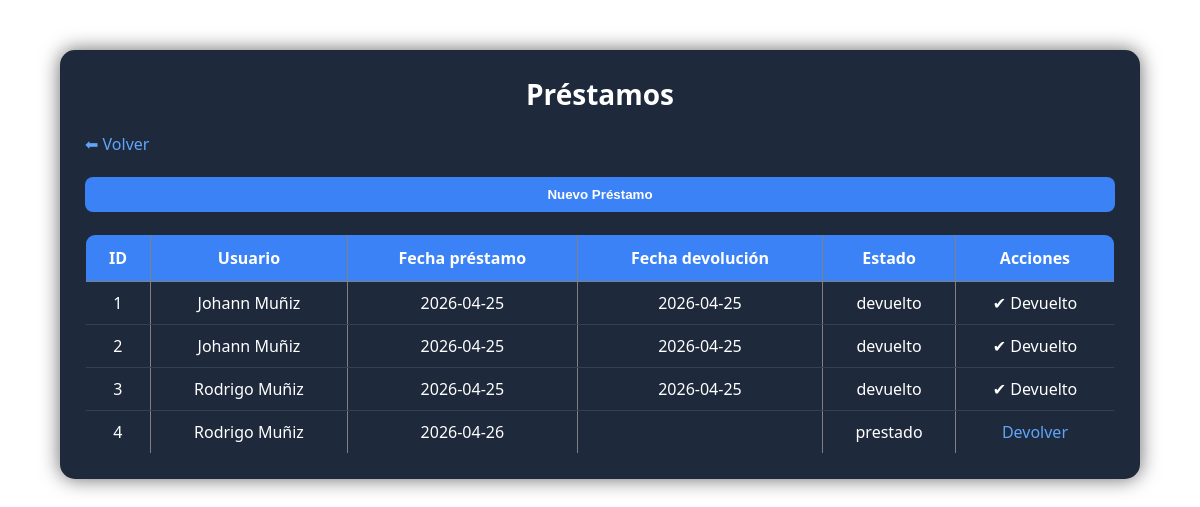
Screenshot of /views/prestamos.php (signed in) with the database file from the repository.
### tables this page shows
CREATE TABLE `prestamos` (
  `id` int(11) NOT NULL,
  `id_usuario` int(11) DEFAULT NULL,
  `fecha_prestamo` date NOT NULL,
  `fecha_devolucion` date DEFAULT NULL,
  `estado` enum('prestado','devuelto') DEFAULT 'prestado'
);

CREATE TABLE `usuarios` (
  `id` int(11) NOT NULL,
  `nombre` varchar(100) NOT NULL,
  `correo` varchar(100) NOT NULL,
  `password` varchar(255) NOT NULL,
  `rol` enum('usuario','encargado') NOT NULL
);

### views/prestamos.php (the view, shortened to what this page needs)
<?php
include("../config/db.php");
$sql = "SELECT prestamos.*, usuarios.nombre
        FROM prestamos
        JOIN usuarios ON prestamos.id_usuario = usuarios.id";
$result = $conn->query($sql);
?>
<!DOCTYPE html>
<html>
<head>
    <link rel="stylesheet" href="http://localhost/biblioteca/css/styles.css?v=3">
</head>
<body class="login-body7">
<div class="login-container" style="width:90%;">
    <h2>Préstamos</h2>
    <a href="dashboard.php">⬅ Volver</a>
    <br><br>
    <button onclick="window.location.href='agregar_prestamo.php'">Nuevo Préstamo</button>
    <br><br>
    <table border="1" width="100%">
        <tr>
            <th>ID</th>
            <th>Usuario</th>
            <th>Fecha préstamo</th>
            <th>Fecha devolución</th>
            <th>Estado</th>
            <th>Acciones</th>
        </tr>
        <?php while($row = $result->fetch_assoc()): ?>
        <tr>
            <td><?php echo $row['id']; ?></td>
            <td><?php echo $row['nombre']; ?></td>
            <td><?php echo $row['fecha_prestamo']; ?></td>
            <td><?php echo $row['fecha_devolucion']; ?></td>
            <td><?php echo $row['estado']; ?></td>
            <td>
                <?php if($row['estado'] == 'prestado'): ?>
                    <a href="../php/devolver.php?id=<?php echo $row['id']; ?>">Devolver</a>
                <?php else: ?>
                    ✔ Devuelto
                <?php endif; ?>
            </td>
        </tr>
        <?php endwhile; ?>
    </table>
</div>
</body>
</html>

### css/styles.css (style rules this page uses)
* { margin: 0; padding: 0; box-sizing: border-box; }
body { font-family: 'Segoe UI', Tahoma, Geneva, Verdana, sans-serif; background: #0f172a; color: #ffffff; min-height: 100vh; }
.login-container { background: #1e293b; padding: 25px; border-radius: 15px; width: 400px; margin: 50px auto; box-shadow: 0px 0px 20px rgba(0,0,0,0.6); }
h2 { text-align: center; font-size: 28px; margin-bottom: 20px; font-weight: bold; }
button { width: 100%; padding: 10px; background: #3b82f6; border: none; border-radius: 8px; color: white; font-weight: bold; cursor: pointer; transition: 0.3s; }
a { color: #60a5fa; text-decoration: none; }
table { width: 100%; border-collapse: collapse; background: #1e293b; border-radius: 10px; overflow: hidden; }
th { background: #3b82f6; padding: 12px; text-align: center; }
td { padding: 10px; text-align: center; border-bottom: 1px solid #334155; }
td a { margin: 0 5px; }
.login-body3 , .login-body4 , .login-body5 , .login-body6 , .login-body7 { background: url('../uploads/6898809.jpg'); background-size: cover; background-position: center; background-attachment: fixed; }

### rows the page displays
prestamos: id "1", id_usuario.nombre "Johann Muñiz", fecha_prestamo "2026-04-25", fecha_devolucion "2026-04-25", estado "devuelto", shows "✔ Devuelto"
prestamos: id "2", id_usuario.nombre "Johann Muñiz", fecha_prestamo "2026-04-25", fecha_devolucion "2026-04-25", estado "devuelto", shows "✔ Devuelto"
prestamos: id "3", id_usuario.nombre "Rodrigo Muñiz", fecha_prestamo "2026-04-25", fecha_devolucion "2026-04-25", estado "devuelto", shows "✔ Devuelto"
prestamos: id "4", id_usuario.nombre "Rodrigo Muñiz", fecha_prestamo "2026-04-26", estado "prestado"
